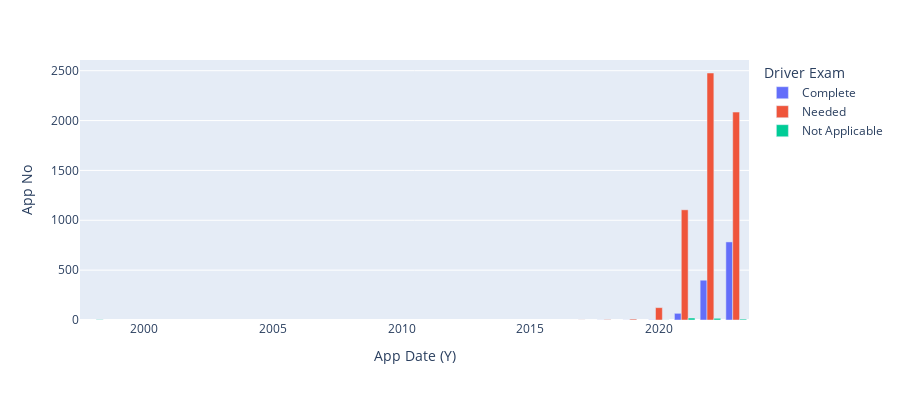

The notebook cell this image was saved under:
### Code cell
import plotly.express as px
fig = px.bar(df3, x='App Date (M/D/Y)', y='App No',labels={'App Date (M/D/Y)':'App Date (Y)'},
             color='Driver Exam', barmode='group',
             height=400)
fig.show()

# getbins = lambda t:{'start':t.min(),'end':t.max(), 'size':5}

# bar1 = Bar(x = df3['App Date (M/D/Y)'], y = df2['App No'], text = df2['App Date (Y)'])
# data = [bar0]
# layout = Layout(title = "Bar of TLC Apps per Y",xaxis_title="Year", yaxis_title="No. of Apps")
# fig1 = Figure(data = data, layout = layout)

# plotly.offline.iplot(fig1, show_link = False, image_width = 600, image_height = 400)

### Figure 1 — Plotly figure (JSON) as saved in the notebook; plotly's stock layout.template omitted (floating-point values rounded to 4 significant figures)
{"data": [{"alignmentgroup": "True", "hovertemplate": "Driver Exam=Complete<br>App Date (Y)=%{x}<br>App No=%{y}<extra></extra>", "legendgroup": "Complete", "marker": {"color": "#636efa", "pattern": {"shape": ""}}, "name": "Complete", "offsetgroup": "Complete", "orientation": "v", "showlegend": true, "textposition": "auto", "type": "bar", "x": ["2017-12-31T00:00:00", "2018-12-31T00:00:00", "2019-12-31T00:00:00", "2020-12-31T00:00:00", "2021-12-31T00:00:00", "2022-12-31T00:00:00"], "xaxis": "x", "y": [1, 1, 2, 67, 399, 783], "yaxis": "y"}, {"alignmentgroup": "True", "hovertemplate": "Driver Exam=Needed<br>App Date (Y)=%{x}<br>App No=%{y}<extra></extra>", "legendgroup": "Needed", "marker": {"color": "#EF553B", "pattern": {"shape": ""}}, "name": "Needed", "offsetgroup": "Needed", "orientation": "v", "showlegend": true, "textposition": "auto", "type": "bar", "x": ["2016-12-31T00:00:00", "2017-12-31T00:00:00", "2018-12-31T00:00:00", "2019-12-31T00:00:00", "2020-12-31T00:00:00", "2021-12-31T00:00:00", "2022-12-31T00:00:00"], "xaxis": "x", "y": [1, 4, 9, 124, 1105, 2477, 2085], "yaxis": "y"}, {"alignmentgroup": "True", "hovertemplate": "Driver Exam=Not Applicable<br>App Date (Y)=%{x}<br>App No=%{y}<extra></extra>", "legendgroup": "Not Applicable", "marker": {"color": "#00cc96", "pattern": {"shape": ""}}, "name": "Not Applicable", "offsetgroup": "Not Applicable", "orientation": "v", "showlegend": true, "textposition": "auto", "type": "bar", "x": ["1997-12-31T00:00:00", "2019-12-31T00:00:00", "2020-12-31T00:00:00", "2021-12-31T00:00:00", "2022-12-31T00:00:00"], "xaxis": "x", "y": [3, 1, 20, 17, 9], "yaxis": "y"}], "layout": {"barmode": "group", "height": 400, "legend": {"title": {"text": "Driver Exam"}, "tracegroupgap": 0}, "margin": {"t": 60}, "xaxis": {"anchor": "y", "domain": [0, 1], "title": {"text": "App Date (Y)"}}, "yaxis": {"anchor": "x", "domain": [0, 1], "title": {"text": "App No"}}}}
